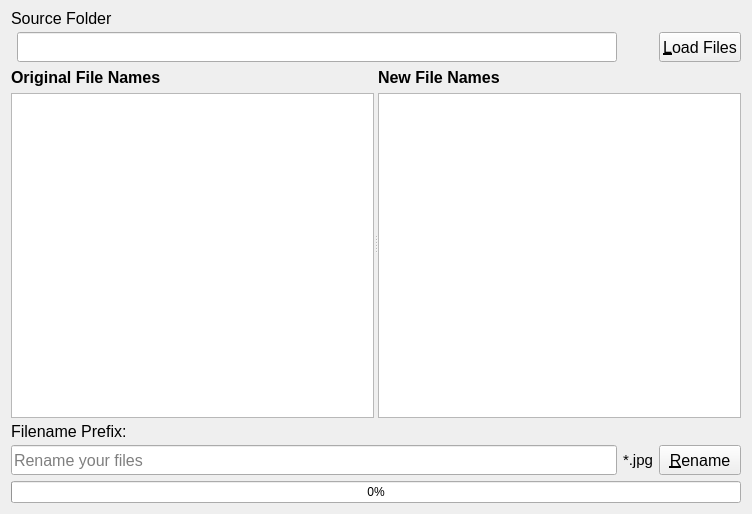
<?xml version="1.0" encoding="UTF-8"?>
<ui version="4.0">
 <class>BulkRenamer</class>
 <widget class="QWidget" name="BulkRenamer">
  <property name="geometry">
   <rect>
    <x>0</x>
    <y>0</y>
    <width>752</width>
    <height>514</height>
   </rect>
  </property>
  <property name="windowTitle">
   <string>Bulk Renamer</string>
  </property>
  <layout class="QGridLayout" name="gridLayout">
   <item row="3" column="0" colspan="2">
    <widget class="QLabel" name="label_4">
     <property name="minimumSize">
      <size>
       <width>0</width>
       <height>15</height>
      </size>
     </property>
     <property name="maximumSize">
      <size>
       <width>16777215</width>
       <height>15</height>
      </size>
     </property>
     <property name="font">
      <font>
       <pointsize>12</pointsize>
      </font>
     </property>
     <property name="text">
      <string>Filename Prefix:</string>
     </property>
    </widget>
   </item>
   <item row="1" column="3">
    <widget class="QPushButton" name="loadBtn">
     <property name="minimumSize">
      <size>
       <width>0</width>
       <height>30</height>
      </size>
     </property>
     <property name="maximumSize">
      <size>
       <width>16777215</width>
       <height>30</height>
      </size>
     </property>
     <property name="font">
      <font>
       <pointsize>12</pointsize>
      </font>
     </property>
     <property name="text">
      <string>&amp;Load Files</string>
     </property>
    </widget>
   </item>
   <item row="1" column="1">
    <widget class="QLineEdit" name="dirEdit">
     <property name="minimumSize">
      <size>
       <width>0</width>
       <height>30</height>
      </size>
     </property>
     <property name="maximumSize">
      <size>
       <width>16777215</width>
       <height>30</height>
      </size>
     </property>
     <property name="font">
      <font>
       <pointsize>12</pointsize>
      </font>
     </property>
     <property name="readOnly">
      <bool>true</bool>
     </property>
    </widget>
   </item>
   <item row="0" column="0" colspan="2">
    <widget class="QLabel" name="label">
     <property name="minimumSize">
      <size>
       <width>0</width>
       <height>15</height>
      </size>
     </property>
     <property name="maximumSize">
      <size>
       <width>16777215</width>
       <height>15</height>
      </size>
     </property>
     <property name="font">
      <font>
       <pointsize>12</pointsize>
      </font>
     </property>
     <property name="text">
      <string>Source Folder</string>
     </property>
    </widget>
   </item>
   <item row="5" column="0" colspan="4">
    <widget class="QProgressBar" name="progressBar">
     <property name="enabled">
      <bool>true</bool>
     </property>
     <property name="value">
      <number>0</number>
     </property>
    </widget>
   </item>
   <item row="4" column="3">
    <widget class="QPushButton" name="renameBtn">
     <property name="minimumSize">
      <size>
       <width>0</width>
       <height>30</height>
      </size>
     </property>
     <property name="maximumSize">
      <size>
       <width>16777215</width>
       <height>30</height>
      </size>
     </property>
     <property name="font">
      <font>
       <pointsize>12</pointsize>
      </font>
     </property>
     <property name="text">
      <string>&amp;Rename</string>
     </property>
    </widget>
   </item>
   <item row="2" column="0" colspan="4">
    <widget class="QSplitter" name="splitter">
     <property name="orientation">
      <enum>Qt::Horizontal</enum>
     </property>
     <widget class="QWidget" name="layoutWidget">
      <layout class="QVBoxLayout" name="verticalLayout">
       <item>
        <widget class="QLabel" name="label_2">
         <property name="font">
          <font>
           <pointsize>12</pointsize>
           <weight>75</weight>
           <bold>true</bold>
          </font>
         </property>
         <property name="text">
          <string>Original File Names</string>
         </property>
        </widget>
       </item>
       <item>
        <widget class="QListWidget" name="srcFileList"/>
       </item>
      </layout>
     </widget>
     <widget class="QWidget" name="layoutWidget">
      <layout class="QVBoxLayout" name="verticalLayout_2">
       <item>
        <widget class="QLabel" name="label_3">
         <property name="font">
          <font>
           <pointsize>12</pointsize>
           <weight>75</weight>
           <bold>true</bold>
          </font>
         </property>
         <property name="text">
          <string>New File Names</string>
         </property>
        </widget>
       </item>
       <item>
        <widget class="QListWidget" name="newFileList"/>
       </item>
      </layout>
     </widget>
    </widget>
   </item>
   <item row="4" column="2">
    <widget class="QLabel" name="extensionLabel">
     <property name="minimumSize">
      <size>
       <width>0</width>
       <height>30</height>
      </size>
     </property>
     <property name="maximumSize">
      <size>
       <width>40</width>
       <height>30</height>
      </size>
     </property>
     <property name="font">
      <font>
       <pointsize>11</pointsize>
      </font>
     </property>
     <property name="text">
      <string>*.jpg</string>
     </property>
    </widget>
   </item>
   <item row="4" column="0" colspan="2">
    <widget class="QLineEdit" name="renameLn">
     <property name="minimumSize">
      <size>
       <width>0</width>
       <height>30</height>
      </size>
     </property>
     <property name="maximumSize">
      <size>
       <width>16777215</width>
       <height>30</height>
      </size>
     </property>
     <property name="font">
      <font>
       <pointsize>12</pointsize>
      </font>
     </property>
     <property name="inputMask">
      <string/>
     </property>
     <property name="text">
      <string/>
     </property>
     <property name="placeholderText">
      <string>Rename your files</string>
     </property>
    </widget>
   </item>
  </layout>
 </widget>
 <resources/>
 <connections/>
</ui>
